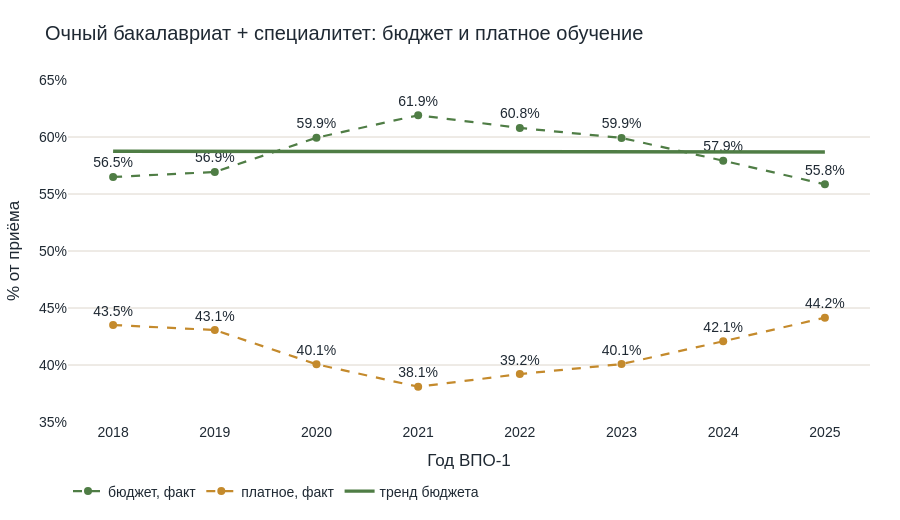

The notebook cell saved with this chart:
### Code cell
fig = go.Figure()
fact_line(
    fig, primary, "year_label", "budget_share_pct", "бюджет, факт", COLORS["green"], "%"
)
fact_line(
    fig, primary, "year_label", "paid_share_pct", "платное, факт", COLORS["gold"], "%"
)
trend_line(
    fig,
    primary,
    "year",
    "budget_share_pct",
    "year_label",
    "тренд бюджета",
    COLORS["green"],
)
fig.update_yaxes(ticksuffix="%", range=[35, 65])
finish(
    fig,
    "Очный бакалавриат + специалитет: бюджет и платное обучение",
    "Год ВПО-1",
    "% от приёма",
)

### Figure 1 — Plotly figure (JSON) as saved in the notebook; plotly's stock layout.template omitted (floating-point values rounded to 4 significant figures)
{"data": [{"hovertemplate": "%{x}<br>%{y:.1f}%<extra>бюджет, факт</extra>", "line": {"color": "#4f7d45", "dash": "dash", "width": 2.2}, "marker": {"size": 8}, "mode": "lines+markers+text", "name": "бюджет, факт", "text": ["56.5%", "56.9%", "59.9%", "61.9%", "60.8%", "59.9%", "57.9%", "55.8%"], "textposition": "top center", "type": "scatter", "x": ["2018", "2019", "2020", "2021", "2022", "2023", "2024", "2025"], "y": [56.49, 56.93, 59.94, 61.91, 60.79, 59.92, 57.92, 55.85]}, {"hovertemplate": "%{x}<br>%{y:.1f}%<extra>платное, факт</extra>", "line": {"color": "#c48a2c", "dash": "dash", "width": 2.2}, "marker": {"size": 8}, "mode": "lines+markers+text", "name": "платное, факт", "text": ["43.5%", "43.1%", "40.1%", "38.1%", "39.2%", "40.1%", "42.1%", "44.2%"], "textposition": "top center", "type": "scatter", "x": ["2018", "2019", "2020", "2021", "2022", "2023", "2024", "2025"], "y": [43.51, 43.07, 40.06, 38.09, 39.21, 40.08, 42.08, 44.15]}, {"hovertemplate": "%{x}<br>%{y:.1f}<extra>тренд бюджета</extra>", "line": {"color": "#4f7d45", "width": 3.4}, "mode": "lines", "name": "тренд бюджета", "type": "scatter", "x": ["2018", "2019", "2020", "2021", "2022", "2023", "2024", "2025"], "y": [58.75, 58.74, 58.73, 58.72, 58.71, 58.71, 58.7, 58.69]}], "layout": {"font": {"color": "#1f2933", "family": "Arial", "size": 14}, "height": 520, "legend": {"orientation": "h", "x": 0, "xanchor": "left", "y": -0.25, "yanchor": "bottom"}, "margin": {"b": 90, "l": 60, "r": 30, "t": 80}, "title": {"text": "Очный бакалавриат + специалитет: бюджет и платное обучение"}, "xaxis": {"showgrid": false, "title": {"text": "Год ВПО-1"}}, "yaxis": {"gridcolor": "#ddd6cc", "range": [35, 65], "ticksuffix": "%", "title": {"text": "% от приёма"}}}}
